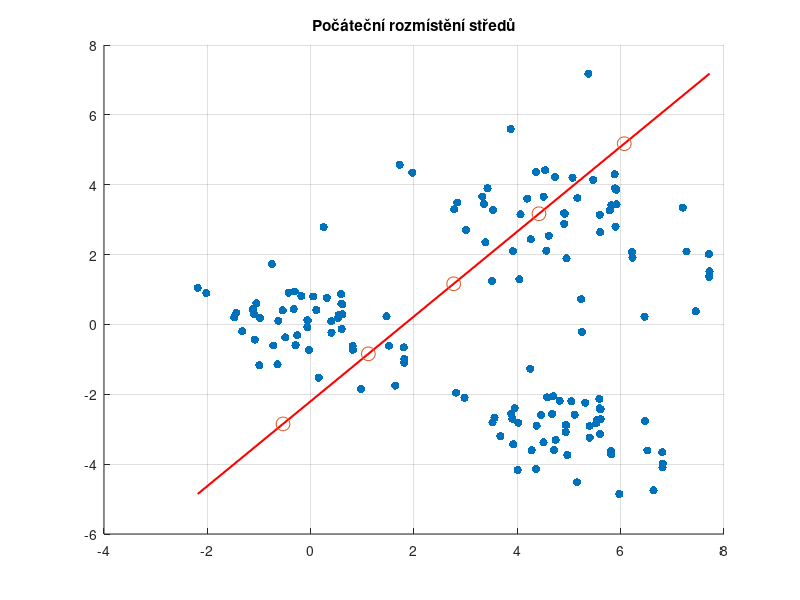
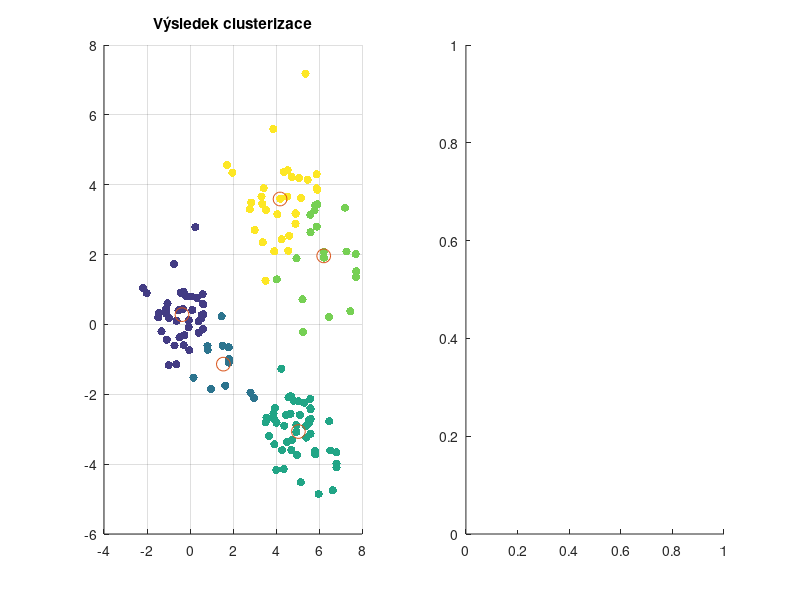

Write MATLAB code to recreate these figures, in order. (Note: this script raises an error after producing the figures.)
% Načtení dat z uloženého souboru
clc; clear; format long g; close all
M = load('data.mat');  % Načtení dat
M = cell2mat(struct2cell(M));  % Převod na matici
N = length(M);  % Počet bodů
x = M(:,1);  % X-ová souřadnice
y = M(:,2);  % Y-ová souřadnice

% Počet shluků
n = input('Pocet shluku: ');  % Zadání počtu shluků uživatelem

%% 1. Výpočet diagonální přímky
min_point = [min(x), min(y)];  % Minimální bod
max_point = [max(x), max(y)];  % Maximální bod

%% 2. Umístění počátečních středů
xs = linspace(min_point(1), max_point(1), n+2)';  % X-ové souřadnice pro středy
ys = linspace(min_point(2), max_point(2), n+2)';  % Y-ové souřadnice pro středy
S = [xs(2:end-1), ys(2:end-1)];  % Počáteční středy

%% Zobrazení počátečních středů
figure;
scatter(x, y, 'filled'); hold on;
plot([min_point(1), max_point(1)], [min_point(2), max_point(2)], 'r-', 'LineWidth', 1.5); % Diagonální přímka
scatter(S(:,1), S(:,2), 100, 'g+');  % Počáteční středy
grid on
title('Počáteční rozmístění středů');
hold off;

%% Clusterizace
podminka = 0.01;  % Tolerance pro změnu středu
dS = 1;  % Počáteční posun středů
maxIter = 100;  % Maximální počet iterací
iter = 0;  % Počítadlo iterací

while any(dS > podminka) && iter < maxIter
    iter = iter + 1;
    L = zeros(N, 1);  % Přiřazení bodů k shlukům
    d2 = zeros(n, 1);  % Vzdálenosti od středů
    
    % Přiřazení bodů k nejbližšímu středu
    for i = 1:N
        for j = 1:n
            d2(j) = (x(i) - S(j,1))^2 + (y(i) - S(j,2))^2;
        end
        [~, L(i)] = min(d2);  % Přiřadí bod k nejbližšímu středu
    end
    
    % Přepočet nových středů
    nove_S = zeros(n, 2);  % Matice pro nové středy
    for j = 1:n
        k = find(L == j);  % Indexy bodů přiřazených ke středu j
        if isempty(k)
            nove_S(j,:) = S(j,:);  % Pokud je shluk prázdný, zůstává původní střed
        else
            nove_S(j,:) = mean(M(k,:));  % Nový střed je průměr bodů v shluku
        end
    end
    
    % Vzdálenost mezi starými a novými středy
    dS = sqrt((nove_S(:,1) - S(:,1)).^2 + (nove_S(:,2) - S(:,2)).^2);
    S = nove_S;  % Aktualizace středů
end

%% Použití kmeans funkce
[idx, C] = kmeans(M, n);  % Výpočet shluků pomocí funkce kmeans

%% Vizualizace výsledků
figure;
subplot(1,2,1)
grid on
hold on;
scatter(x, y, [], L, 'filled'); % Body barevně podle shluku
scatter(S(:,1), S(:,2), 100, 'r+'); % Středy shluků
title('Výsledek clusterizace');
hold off;

subplot(1,2,2)
gscatter(M(:,1), M(:,2), idx, 'bgm');  % Vizualizace výsledků kmeans
hold on
plot(C(:,1), C(:,2), 'r+');  % Středy shluků
legend off
grid on
title('Použití funkce kmeans');